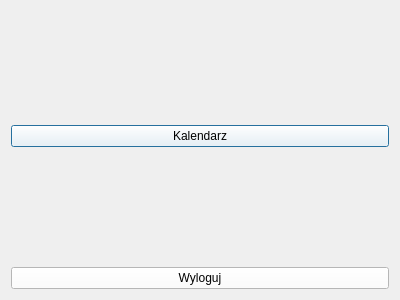
<?xml version="1.0" encoding="UTF-8"?>
<ui version="4.0">
 <class>Obsluga</class>
 <widget class="QDialog" name="Obsluga">
  <property name="geometry">
   <rect>
    <x>0</x>
    <y>0</y>
    <width>400</width>
    <height>300</height>
   </rect>
  </property>
  <property name="windowTitle">
   <string>Dialog</string>
  </property>
  <layout class="QVBoxLayout" name="verticalLayout">
   <item>
    <spacer name="verticalSpacer_2">
     <property name="orientation">
      <enum>Qt::Vertical</enum>
     </property>
     <property name="sizeHint" stdset="0">
      <size>
       <width>20</width>
       <height>40</height>
      </size>
     </property>
    </spacer>
   </item>
   <item>
    <widget class="QPushButton" name="Kalendarz">
     <property name="styleSheet">
      <string notr="true">background-color:white;</string>
     </property>
     <property name="text">
      <string>Kalendarz</string>
     </property>
    </widget>
   </item>
   <item>
    <spacer name="verticalSpacer">
     <property name="orientation">
      <enum>Qt::Vertical</enum>
     </property>
     <property name="sizeHint" stdset="0">
      <size>
       <width>20</width>
       <height>40</height>
      </size>
     </property>
    </spacer>
   </item>
   <item>
    <widget class="QPushButton" name="Wyloguj">
     <property name="styleSheet">
      <string notr="true">background-color:white;</string>
     </property>
     <property name="text">
      <string>Wyloguj</string>
     </property>
    </widget>
   </item>
  </layout>
 </widget>
 <resources/>
 <connections/>
</ui>
